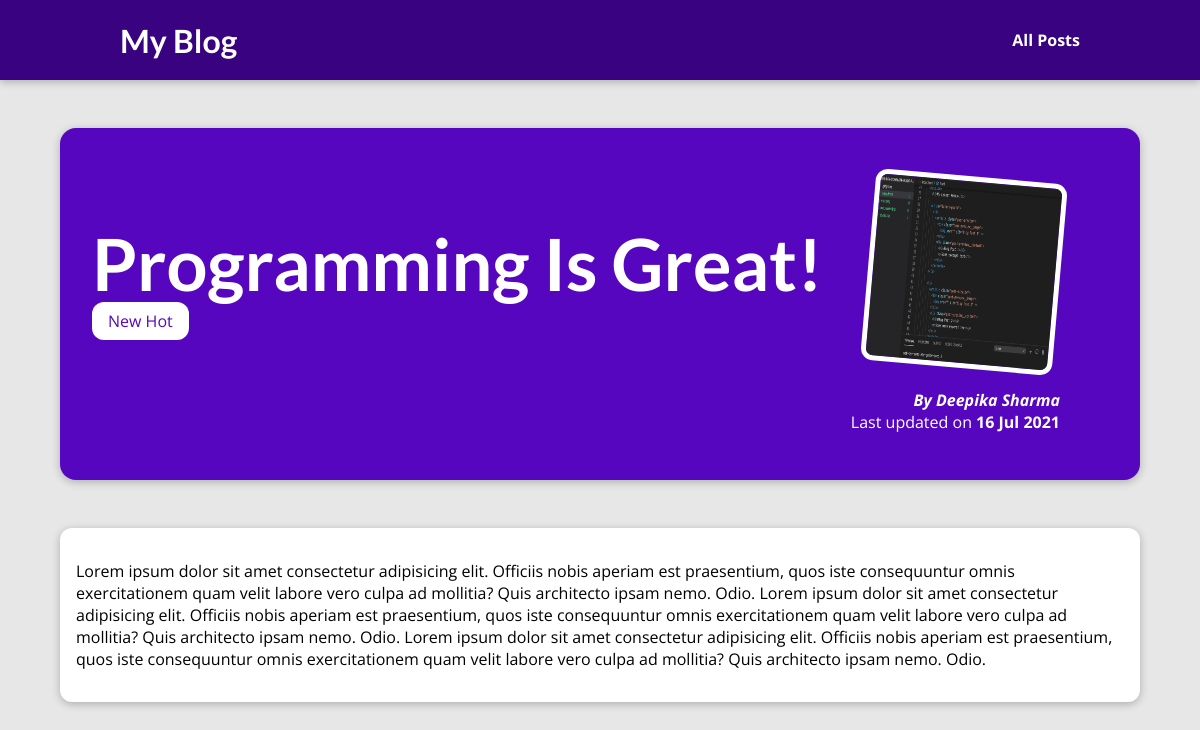
/post/programming-is-fun, run on the app's committed database.
### blog/models.py (models this page shows, shortened)
class Post(models.Model):
    title = models.CharField(max_length=200)
    excerpt = models.CharField(max_length=30)
    image_name = models.CharField(max_length=100)
    date = models.DateField(auto_now=True)
    slug = models.SlugField(unique=True,db_index=True) #db_index = True is automatically True for SlugFields...
    content = models.TextField(validators=[MinLengthValidator(10)])
    author = models.ForeignKey(Author, on_delete=models.SET_NULL, null=True)
    tags = models.ManyToManyField(Tag)

class Tag(models.Model):
    caption = models.CharField(max_length=20)

class Author(models.Model):
    first_name = models.CharField(max_length=100)
    last_name = models.CharField(max_length=100, blank=True)
    email_address = models.EmailField()
    def __str__(self):
        return f"{self.first_name} {self.last_name}"

### blog/views.py (the view)
# urls.py: path('post/<slug:slug>',views.post_detail,name="post-detail-page")
def post_detail(request,slug):
    identified_post = Post.objects.get(slug=slug)
    return render(request,"blog/post-detail.html",{
        "identified_post": identified_post,
        "post_tags":identified_post.tags.all()
    })

### blog/templates/blog/post-detail.html (shortened to what this page needs)
{% extends 'base.html' %}
{% load static %}
{% block css_files %}
    <link rel="stylesheet" href="{% static 'blog/post-detail.css' %}">
{% endblock css_files %}
{% block content %}
<section id="summary">
    <h2>{{ identified_post.title}}</h2>
    <div class="tags">
        {% for tag in post_tags %}
            <span>{{tag.caption}}</span>
        {% endfor %}
    </div>
    <article>
        <img src="{% static 'blog/images/'|add:identified_post.image_name %}" alt="Post Title">
        <address> By <a href="mailto:{{identified_post.author.email_address}}">{{identified_post.author}}</a></address>
        <div>
            Last updated on <time>{{identified_post.date|date:"d M Y"}}</time>
        </div>
    </article>
</section>
    <main>
    <p>{{identified_post.content}}</p>
    </main>
{% endblock content %}

### templates/base.html (shortened to what this page needs)
{% load static %}
<!DOCTYPE html>
<html lang="en">
<head>
    {% block css_files %}{% endblock css_files %}
    <link rel="stylesheet" href="{% static 'app.css' %}">
</head>
<body>
    <header id="main-navigation">
        <h1><a href="{% url 'starting-page' %}">My Blog</a></h1>
        <nav><a href="{% url 'posts-page' %}">All Posts</a></nav>
    </header>
    {% block content %}
    {% endblock content %}
</body>
</html>

### blog/static/blog/post-detail.css (style rules this page uses)
body { background-color: #e7e7e7; }
#main-navigation { background-color: #390281; box-shadow: 0 2px 8px rgba(0, 0, 0, 0.25); }
#summary { margin: 8rem auto 3rem auto; padding: 2rem; width: 90%; max-width: 90rem; border-radius: 16px; background-color: #5706c0; position: relative; box-shadow: 0 2px 8px rgba(0, 0, 0, 0.25); height: 22rem; }
#summary h2 { color: white; font-size: 4.5rem; margin-bottom: 0.25rem; }
#summary article { position: absolute; top: 2rem; right: 3rem; padding: 1rem 2rem; border-radius: 12px; text-align: right; color: white; }
#summary article img { width: 12rem; height: 12rem; border-radius: 12px; transform: rotateZ(5deg); border: 5px solid white; margin-bottom: 1rem; }
#summary address { font-weight: bold; }
#summary time { font-weight: bold; }
main { width: 90%; max-width: 90rem; margin: 3rem auto; background-color: white; padding: 1rem; border-radius: 12px; box-shadow: 0 2px 8px rgba(0, 0, 0, 0.25); }
#summary a { color: white; text-decoration: none; }
.tags { background-color: white; color: #5706c0; display: inline; padding: .5rem 1rem; border-radius: 12px; }

### static/app.css (style rules this page uses)
* { box-sizing: border-box; }
html { font-family: 'Open Sans', 'Lato', sans-serif; }
body { margin: 0; }
h1, h2, h3 { font-family: 'Lato', sans-serif; font-weight: bold; }
#main-navigation { width: 100%; height: 5rem; display: flex; justify-content: space-between; align-items: center; padding: 0 10%; position: absolute; top: 0; left: 0; }
#main-navigation a { text-decoration: none; color: white; font-weight: bold; }

### data on the page
Post: title "Programming Is Great!", image_name (picture), author "Deepika Sharma", date "16 Jul 2021", content "Lorem ipsum dolor sit amet consectetur adipisicing elit. Officiis nobis aperiam est praesentium, quos iste consequuntur omnis exercitationem quam velit labore vero culpa ad mollitia? Quis architecto ipsam nemo. Odio. Lorem ipsum dolor sit amet consectetur adipisicing elit. Officiis nobis aperiam est praesentium, quos iste consequuntur omnis exercitationem quam velit labore vero culpa ad mollitia? Quis architecto ipsam nemo. Odio. Lorem ipsum dolor sit amet consectetur adipisicing elit. Officiis nobis aperiam est praesentium, quos iste consequuntur omnis exercitationem quam velit labore vero culpa ad mollitia? Quis architecto ipsam nemo. Odio."
Tag: caption "New"
Tag: caption "Hot"
